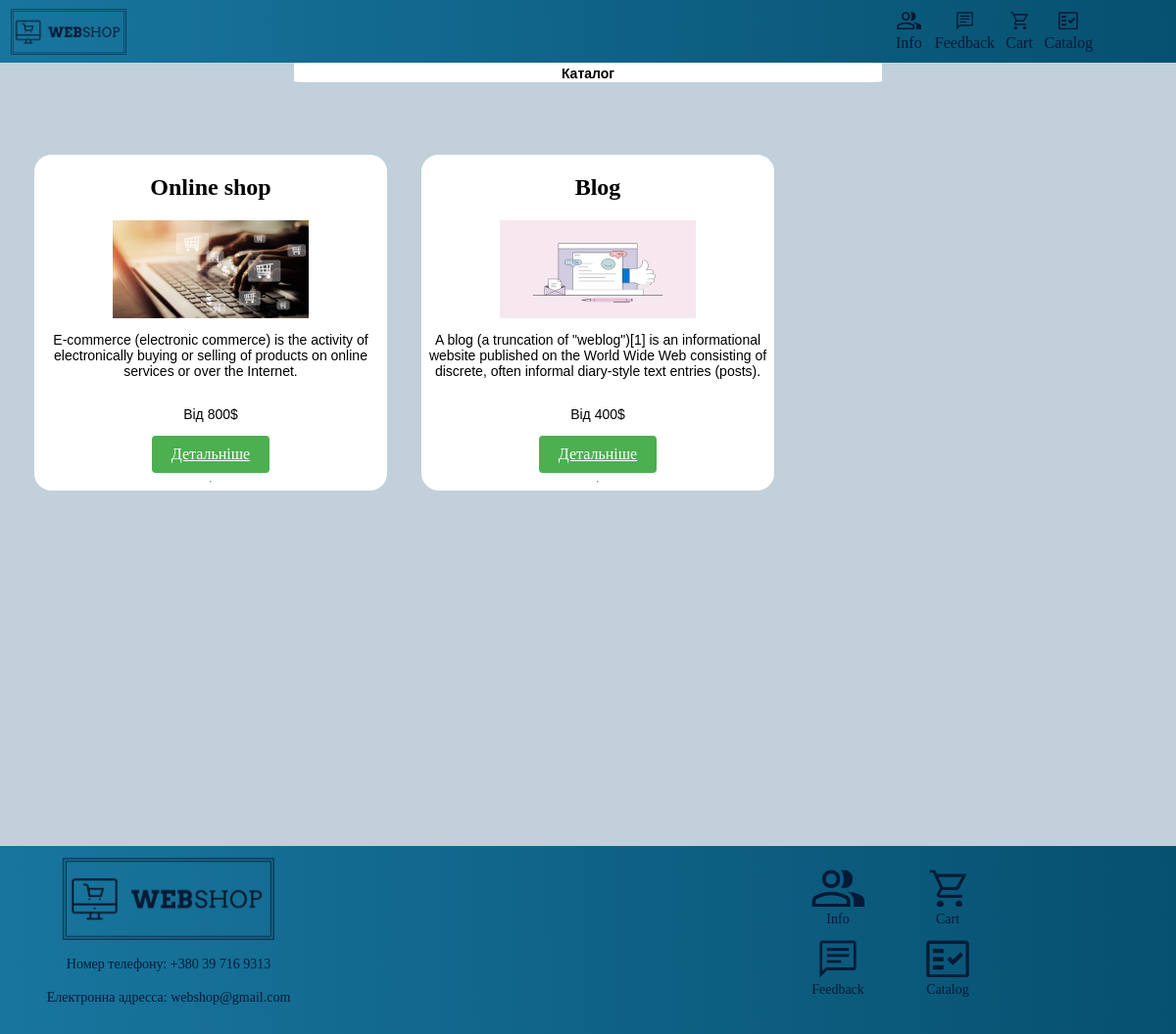
Page /catalog/ on the committed database.
### catalog/models.py (models this page shows)
class Product(models.Model):
    name = models.CharField(max_length=255)
    image = models.ImageField(upload_to="products")
    short_info = models.TextField()
    full_info = models.TextField()
    price = models.IntegerField()
    def get_absolute_url(self):
        return reverse("product",kwargs={"product_pk":self.pk})

### catalog/views.py (the view)
# urls.py: path('catalog/', show_catalog, name="catalog"),
def show_catalog(request):
    context = {"list_products": Product.objects.all()}
    return render(request, "catalog/catalog.html", context)

### catalog/templates/catalog/catalog.html (shortened to what this page needs)
{% extends 'base/base.html' %}
{% block content %}
<h1 class="ggfgfg">Каталог</h1>
<br><br><br>
{% for product in list_products %}
<div class="catalogg">
    <h2>{{product.name}}</h2>
    <img src="{{product.image.url}}" alt="" style="max-width: 300px;" >
    <p>{{product.short_info}}</p>
    <p>Від {{product.price}}$</p>
    <a href="{{ product.get_absolute_url }}">Детальніше</a>
    <hr>
</div>
{% endfor %}
{% endblock %}

### user_pages/static/user_pages/css/base.css (style rules this page uses)
@media only screen and (min-width: 501px) { body { width: 100%; height: auto; margin: 0; padding: 0; background-color: #C1D0DA; display: flex; flex-direction: column; } }

### catalog/static/catalog/css/main.css (style rules this page uses)
.catalogg { float: left; margin: 0 auto; background-color: rgb(255, 255, 255); border-radius: 5%; display: flex; text-align: center; justify-content: center; align-items: center; flex-direction: column; width: 30%; margin-left: 35; }
.catalogg img { width: 200px; height: 100px; }
p { font-size: 14px; font-family: Arial, sans-serif; }
h1 { font-size: 14px; font-family: "Helvetica Neue", Arial, sans-serif; }
.catalogg a { padding: 10px 20px; font-size: 16px; background-color: #4CAF50; color: #ffffff; border: none; border-radius: 4px; cursor: pointer; }
.ggfgfg { margin: 0 auto; background-color: white; border-radius: 5%; display: flex; text-align: center; justify-content: center; align-items: center; flex-direction: column; width: 50%; margin-bottom: 20px; }

### rows in the picture
Product: name "Online shop", image (picture), short_info "E-commerce (electronic commerce) is the activity of electronically buying or selling of products on online services or over the Internet.", price "800"
Product: name "Blog", image (picture), short_info "A blog (a truncation of \"weblog\")[1] is an informational website published on the World Wide Web consisting of discrete, often informal diary-style text entries (posts).", price "400"
